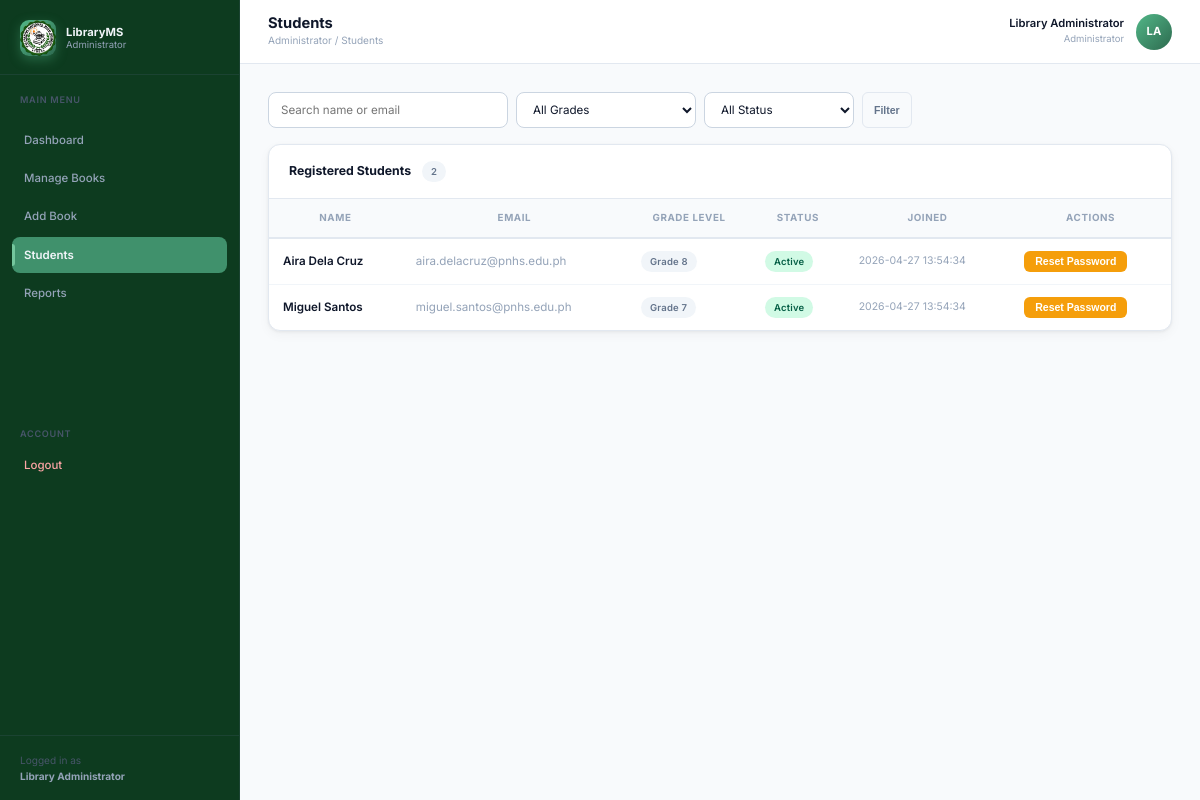
Page /admin/manage-users.php (signed in) on the committed database.
### tables this page shows
CREATE TABLE IF NOT EXISTS users (
    id INT AUTO_INCREMENT PRIMARY KEY,
    fullname VARCHAR(150) NOT NULL,
    email VARCHAR(150) NOT NULL UNIQUE,
    lrn VARCHAR(50) DEFAULT NULL,
    password VARCHAR(255) NOT NULL,
    grade_level VARCHAR(20) DEFAULT NULL,
    role ENUM('superadmin', 'admin', 'student') NOT NULL DEFAULT 'student',
    is_active TINYINT(1) NOT NULL DEFAULT 1,
    is_archived TINYINT(1) NOT NULL DEFAULT 0,
    archived_reason VARCHAR(255) DEFAULT NULL,
    last_login_at DATETIME DEFAULT NULL,
    inactivity_warning_sent_at DATETIME DEFAULT NULL,
    created_at TIMESTAMP DEFAULT CURRENT_TIMESTAMP,
    CONSTRAINT chk_users_lrn_12_digits CHECK (lrn IS NULL OR (CHAR_LENGTH(lrn) = 12 AND lrn REGEXP '^[0-9]{12}$'))
);

### config/config.php (called while the page is built, shortened)
<?php
function e(string $value): string
{
    return htmlspecialchars($value, ENT_QUOTES, 'UTF-8');
}

### admin/manage-users.php (the view, shortened to what this page needs)
<?php
require_once __DIR__ . '/../config/auth.php';
require_once __DIR__ . '/../config/admin_layout.php';
$search = trim((string) ($_GET['search'] ?? ''));
$sql = "SELECT id, fullname, email, grade_level, created_at, is_active FROM users WHERE role = 'student'";
$params = [];
$sql .= " ORDER BY created_at DESC";
$stmt = $pdo->prepare($sql);
$stmt->execute($params);
$students = $stmt->fetchAll();
?>
<form method="GET" style="margin-bottom:16px;">
    <div class="d-flex gap-2" style="flex-wrap:wrap;">
        <input class="form-control" style="max-width:240px;" name="search"
               placeholder="Search name or email"
               value="<?php echo e($search); ?>">
        <select class="form-select" style="max-width:180px;" name="grade_level">
            <option value="">All Grades</option>
        </select>
        <select class="form-select" style="max-width:150px;" name="status">
            <option value="">All Status</option>
        </select>
        <button class="btn btn-ghost btn-sm" type="submit">Filter</button>
    </div>
</form>
<div class="data-card">
    <div class="data-card-header">
        <div class="data-card-title">
            Registered Students
            <span class="badge badge-muted" style="margin-left:8px;"><?php echo count($students); ?></span>
        </div>
    </div>
    <div class="table-responsive">
        <table class="admin-table">
            <thead>
                <tr>
                    <th>Name</th>
                    <th>Email</th>
                    <th>Grade Level</th>
                    <th>Status</th>
                    <th>Joined</th>
                    <th>Actions</th>
                </tr>
            </thead>
            <tbody>
            <?php if (empty($students)): ?>
                <tr><td colspan="6">
                    <div class="empty-state">
                        <div class="empty-state-title">No students yet</div>
                        <div class="empty-state-desc">Students will appear here once they register.</div>
                    </div>
                </td></tr>
            <?php else: ?>
                <?php foreach ($students as $student): ?>
                <tr>
                    <td class="fw-600"><?php echo e($student['fullname']); ?></td>
                    <td class="text-muted"><?php echo e($student['email']); ?></td>
                    <td>
                        <?php if (!empty($student['grade_level'])): ?>
                        <span class="badge badge-muted"><?php echo e($student['grade_level']); ?></span>
                        <?php else: ?>
                        <span class="text-muted">—</span>
                        <?php endif; ?>
                    </td>
                    <td>
                        <?php if ((int) $student['is_active'] === 1): ?>
                        <span class="badge badge-success">Active</span>
                        <?php else: ?>
                        <span class="badge badge-muted">Inactive</span>
                        <?php endif; ?>
                    </td>
                    <td class="text-muted text-sm"><?php echo e($student['created_at']); ?></td>
                    <td>
                        <form method="POST" class="d-inline-flex" onsubmit="return confirm('Reset password for <?php echo addslashes($student['fullname']); ?>?');">
                            <button type="submit" class="btn btn-warning btn-sm" style="color: #fff;">Reset Password</button>
                        </form>
                    </td>
                </tr>
                <?php endforeach; ?>
            <?php endif; ?>
            </tbody>
        </table>
    </div>
</div>

### assets/css/admin.css (style rules this page uses)
*, *::before, *::after { box-sizing: border-box; margin: 0; padding: 0; }
:root { --brand-50: #edf5e1; --brand-100: #d8f3dc; --brand-200: #b7e4c7; --brand-400: #74c69d; --brand-500: #52b788; --brand-600: #40916c; --brand-700: #2d6a4f; --brand-800: #1b4332; --brand-900: #0d3b1f; --sidebar-bg: #0d3b1f; --sidebar-border: #1b4332; --sidebar-hover: #2d6a4f; --sidebar-active: #40916c; --sidebar-text: #94a3b8; --sidebar-text-act: #f1f5f9; --sidebar-icon: #64748b; --sidebar-width: 240px; --page-bg: #f8fafc; --topbar-bg: #ffffff; --topbar-h: 64px; --card-bg: #ffffff; --card-border: #e2e8f0; --card-radius: 12px; --card-shadow: 0 1px 3px rgba(0,0,0,.06), 0 4px 12px rgba(0,0,0,.04); --card-shadow-hover: 0 4px 16px rgba(0,0,0,.1); --text-primary: #0f172a; --text-secondary: #64748b; --text-muted: #94a3b8; --success: #10b981; --success-bg: #d1fae5; --warning: #f59e0b; --warning-bg: #fef3c7; --danger: #ef4444; --danger-bg: #fee2e2; --info: #06b6d4; --info-bg: #cffafe; --input-border: #cbd5e1; --input-focus: #52b788; --input-radius: 8px; }
html { font-size: 14px; }
body { font-family: 'Inter', system-ui, -apple-system, sans-serif; background: var(--page-bg); color: var(--text-primary); line-height: 1.6; min-height: 100vh; }
.data-card { background: var(--card-bg); border: 1px solid var(--card-border); border-radius: var(--card-radius); box-shadow: var(--card-shadow); overflow: hidden; }
.data-card-header { display: flex; align-items: center; justify-content: space-between; padding: 16px 20px; border-bottom: 1px solid var(--card-border); gap: 12px; flex-wrap: wrap; }
.data-card-title { font-size: .88rem; font-weight: 700; color: var(--text-primary); }
.admin-table { width: 100%; border-collapse: collapse; font-size: .83rem; }
.admin-table thead tr { background: #f8fafc; border-bottom: 2px solid var(--card-border); }
.admin-table thead th { padding: 11px 14px; font-size: .7rem; font-weight: 700; text-transform: uppercase; letter-spacing: .06em; color: var(--text-muted); white-space: nowrap; }
.admin-table tbody tr { border-bottom: 1px solid #f1f5f9; transition: background .12s; }
.admin-table tbody tr:last-child { border-bottom: none; }
.admin-table td { padding: 12px 14px; vertical-align: middle; color: var(--text-primary); }
.admin-table td.text-muted { color: var(--text-muted); }
.table-responsive { overflow-x: auto; -webkit-overflow-scrolling: touch; }
.badge { display: inline-flex; align-items: center; gap: 4px; font-size: .68rem; font-weight: 600; padding: 3px 9px; border-radius: 20px; letter-spacing: .02em; }
.badge-success { background: var(--success-bg); color: #065f46; }
.badge-muted { background: #f1f5f9; color: #64748b; }
.btn { display: inline-flex; align-items: center; gap: 6px; padding: 8px 16px; border-radius: 8px; font-size: .8rem; font-weight: 600; border: none; cursor: pointer; transition: all .15s ease; text-decoration: none; line-height: 1; }
.btn-warning { background: var(--warning); color: #fff; }
.btn-ghost { background: transparent; color: var(--text-secondary); border: 1px solid var(--card-border); }
.btn-sm { padding: 5px 11px; font-size: .75rem; border-radius: 6px; }
.form-control, .form-select { width: 100%; padding: 9px 12px; border: 1px solid var(--input-border); border-radius: var(--input-radius); font-size: .83rem; color: var(--text-primary); background: #fff; transition: border-color .15s, box-shadow .15s; font-family: inherit; outline: none; }
.d-flex { display: flex; }
.d-inline-flex { display: inline-flex; }
.gap-2 { gap: 8px; }
.text-sm { font-size: .75rem; }
.text-muted { color: var(--text-muted) !important; }
.fw-600 { font-weight: 600; }

### rows in the picture
users: fullname "Aira Dela Cruz", email "aira.delacruz@pnhs.edu.ph", grade_level "Grade 8", is_active "Active", created_at "2026-04-27 13:54:34"
users: fullname "Miguel Santos", email "miguel.santos@pnhs.edu.ph", grade_level "Grade 7", is_active "Active", created_at "2026-04-27 13:54:34"

### other values in the picture
$sidebarRole "Administrator"
$link['label'] "Dashboard"
$link['label'] "Manage Books"
$link['label'] "Add Book"
$link['label'] "Students"
$link['label'] "Reports"
$currentUser "Library Administrator"
$pageTitle "Students"
$breadcrumb "Administrator / Students"
$initials "LA"
count($students) "2"
